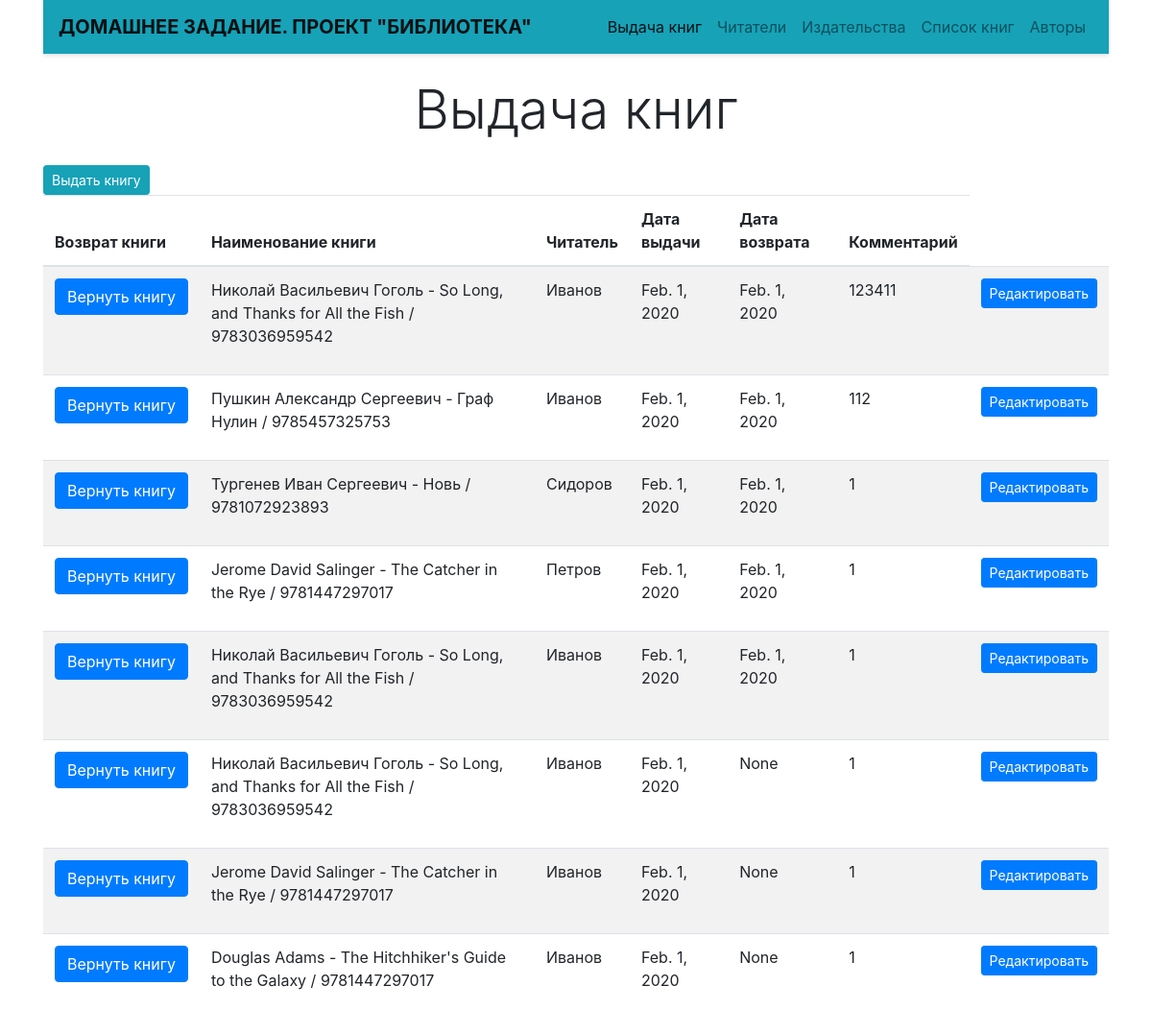
The page /bookreader/ on the database its author committed.
### p_library/models.py (models this page shows)
class Bookreader(models.Model):
    book = models.ForeignKey(Book, on_delete=models.CASCADE)
    reader = models.ForeignKey(Reader, on_delete=models.CASCADE, null=True)
    comment = models.TextField(max_length=100, verbose_name='Комментарий', null=True, blank=True)
    dataout = models.DateField(auto_now_add=True, null=True)
    datain = models.DateField(null=True)

class Book(models.Model):
    ISBN = models.CharField(max_length=13, verbose_name='ISBN')
    title = models.TextField(verbose_name='Наименование книги')
    description = models.TextField(verbose_name='Описание книги', null = True)
    year_release = models.SmallIntegerField(verbose_name='Год издания', null = True)
    author = models.ForeignKey(Author, on_delete=models.CASCADE, verbose_name='Автор')
    copy_count = models.IntegerField(default=1, verbose_name='Количество копий')
    ost_count = models.IntegerField(default=0, verbose_name='Остаток копий')
    price = models.DecimalField(max_digits = 10, decimal_places=2, default=0, verbose_name='Цена')
    pubhouse = models.ForeignKey(PubHouse, on_delete=models.CASCADE,
        verbose_name='Издательство', blank=True,
        related_name="books", related_query_name="book")
    readers = models.ManyToManyField(
            Reader,
            through='Bookreader',
            through_fields=('book', 'reader'),
        )
    readers.empty_value_display = '-empty-'
    img = models.ImageField(upload_to='book', null=True, blank=True, verbose_name='Фото обложки')
    def __str__(self):
        return '{} - {} / {}'.format(self.author, self.title, self.ISBN)
    class Meta:
            verbose_name = 'Книга'
            verbose_name_plural = 'Книги'
            ordering = ['title']

class Author(models.Model):
    full_name = models.TextField(max_length=100, unique=True, verbose_name='Имя автора')
    birth_year = models.SmallIntegerField(verbose_name='Дата рождения автора')
    country = models.CharField(max_length=2, verbose_name='Страна автора')
    def __str__(self):
        return self.full_name
    class Meta:
        verbose_name = 'Автор'
        verbose_name_plural = 'Авторы'
        ordering = ['full_name']

### reader/models.py (models this page shows, shortened)
class Reader(models.Model):
    full_name = models.TextField(max_length=100, unique=True, verbose_name='ФИО читателя')
    birth_year = models.SmallIntegerField(verbose_name='Год рождения', null = True)
    comment = models.TextField(max_length=100, unique=True, verbose_name='Комментарий', null = True)
    def __str__(self):
        return self.full_name
    class Meta:
        verbose_name = 'Читатель'
        verbose_name_plural = 'Читатели'
        ordering = ['full_name']

### p_library/views.py (the view)
# urls.py: path('bookreader/', views.bookreader_list, name='bookreader'),
def bookreader_list(request):
    template = loader.get_template('bookreader_list.html')
    bookreaders = Bookreader.objects.all()
    biblio_data = {
        "title": "мою библиотеку",
        "bookreaders": bookreaders,
    }
    return HttpResponse(template.render(biblio_data, request))

### p_library/templates/bookreader_list.html (shortened to what this page needs)
{% extends 'base.html' %}
{% block content %}
    <h3 class="display-4 text-center my-4">Выдача книг</h3>
    <div class="row">
        <div class="col-md-12">
            <div class="row">
                <div class="col-md-12 mx-auto">
                    <a href="{% url 'bookreader_create' %}">
                        <button type="button" class="btn btn-info btn-sm">Выдать книгу</button>
                    </a>
                </div>
            </div>
            <table class="table table-striped">
                <thead>
                    <tr>
                        <th> Возврат книги </th>
                        <th> Наименование книги </th>
                        <th> Читатель </th>
                        <th> Дата выдачи </th>
                        <th> Дата возврата </th>
                        <th> Комментарий </th>
                    </tr>
                </thead>
                <tbody>
                    {% for bookreader in bookreaders %}
                        <tr>
                            <td>
                                <form action="/index/book_increment_ost/" method="post" enctype="multipart/form-data">
                                    <input class="btn btn-primary" type="submit" value="Вернуть книгу" />
                                </form>
                            </td>
                            <td>
                                <p>{{ bookreader.book }}</p>
                            </td>
                            <td>
                                <p>{{ bookreader.reader }}</p>
                            </td>
                            <td>
                                <p>{{ bookreader.dataout }}</p>
                            </td>
                            <td>
                                <p>{{ bookreader.datain }}</p>
                            </td>
                            <td>
                                <p>{{ bookreader.comment }}</p>
                            </td>
                            <td>
                                <a href="{% url 'bookreader_update' pk=bookreader.id %}">
                                    <button type="button" class="btn btn-primary btn-sm">Редактировать</button>
                                </a>
                            </td>
                        </tr>
                    {% endfor %}
                </tbody>
            </table>
        </div>
    </div>
{% endblock %}

### rows shown on the page
Bookreader: book "Николай Васильевич Гоголь - So Long, and Thanks for All the Fish / 9783036959542", reader "Иванов", dataout "Feb. 1, 2020", datain "Feb. 1, 2020", comment "123411"
Bookreader: book "Пушкин Александр Сергеевич - Граф Нулин / 9785457325753", reader "Иванов", dataout "Feb. 1, 2020", datain "Feb. 1, 2020", comment "112"
Bookreader: book "Тургенев Иван Сергеевич - Новь / 9781072923893", reader "Сидоров", dataout "Feb. 1, 2020", datain "Feb. 1, 2020", comment "1"
Bookreader: book "Jerome David Salinger - The Catcher in the Rye / 9781447297017", reader "Петров", dataout "Feb. 1, 2020", datain "Feb. 1, 2020", comment "1"
Bookreader: book "Николай Васильевич Гоголь - So Long, and Thanks for All the Fish / 9783036959542", reader "Иванов", dataout "Feb. 1, 2020", datain "Feb. 1, 2020", comment "1"
Bookreader: book "Николай Васильевич Гоголь - So Long, and Thanks for All the Fish / 9783036959542", reader "Иванов", dataout "Feb. 1, 2020", datain "None", comment "1"
Bookreader: book "Jerome David Salinger - The Catcher in the Rye / 9781447297017", reader "Иванов", dataout "Feb. 1, 2020", datain "None", comment "1"
Bookreader: book "Douglas Adams - The Hitchhiker's Guide to the Galaxy / 9781447297017", reader "Иванов", dataout "Feb. 1, 2020", datain "None", comment "1"
